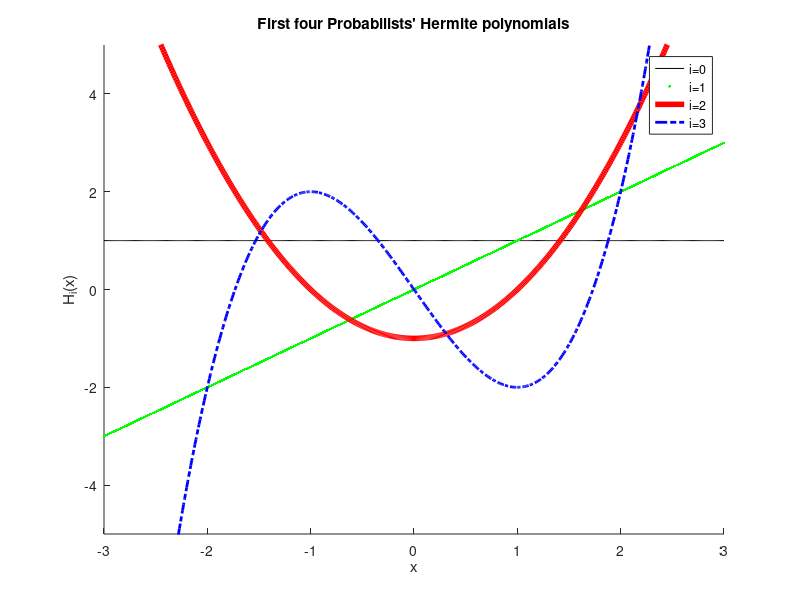
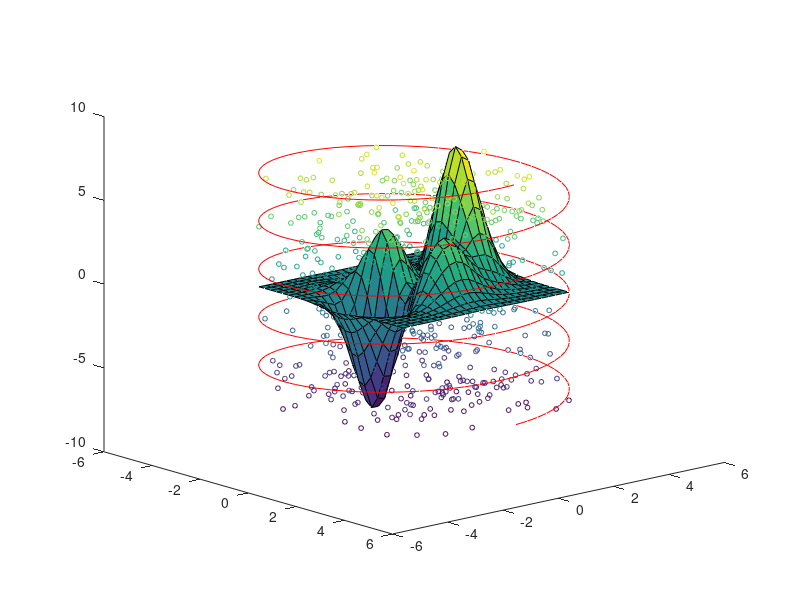

Here is the MATLAB script that generated these plots, in order: (Note: this script raises an error after producing the figures.)
%% MATLAB Tutorial for Differential Equations
% *DISCLAIMER*
% Almost everything you can do in MATLAB, you can do in Python, for free,
% with the addition of the packages NumPy, SciPy, and Matplotlib (and SymPy
% for the symbolic stuff). While MATLAB may be free to you now 
% while you're a student, it may not be once you
% graduate. MATLAB is, as its name suggests, best suited to matrix
% computations. It is not a very good general-purpose programming language,
% and many of its misfeatures are baked in by a need for backwards
% compatibility with 32 years worth of legacy scripts.
% While MATLAB is still the most commonly used language in many
% regions of academia, you may want to investigate other languages if you
% decide you want to do any programming outside of this class.
%
% The script which generates this document is uploaded at
% <http://github.com/tsbertalan/matlabTutorial>.

%% Basics
% Statements can be closed with a semicolon,
x = 3*4;
%%
% or left unclosed, in which case they will print when evaluated.
x = 3*4
%%
% Most basic operations act as you'd expect.
3 + 6 - 2 * 3 / 9
%%
% However, you may sometimes want to use elementwise operations with matrix
% arguments, particularly for multiplication and exponentiation.
% This is done by preceeding the operations with a period.
x = [1, 2, 3];
y = [4, 5, 6];
%x^y  % fails
x .^ y
%%
% Longer statements can be broken across several lines with an ellipsis
% |...|. Whitespace is not syntactic.
x = 3 * 9 + 4 ...
    /32 +(...
          5 / 3 + 6 ...
         );
         

%%
% Loops can be written with |for| or |while|. You'll probably find |for|
% more useful.
for x=1:10
    y = x*2;
end

x = 1;
while x <= 10
    y = x*2;
    x = x + 1;
end

xvalues = [1 4 12 6];
total = 0;
for x=xvalues
    total = total + x;
end

%%
% The |disp| command can be used for explicitly printing things. Or
% |fprintf| can be used for more control.
disp(total)
fprintf('%.2f', sum(xvalues));

%%
% In the MATLAB Desktop, you can get help for most commands and functions
% by placing your edit cursor in the command and pressing F1. The help for
% |fprintf| looks like this on my machine:
% 
% <<fprintfHelp.png>>
% 

%%
% Standard flow control constructs are available.
x = sqrt(2);
if x < 2
    disp('less');
elseif true == false
    disp('impossible');
else
    disp('greater');
end

%%
% You can also use |switch| statements if you think they're warranted.
option = 'abcdefg';
switch option
    case 'abcdefg'
        disp('alphabet');
    case 42
        disp('meaning of life');
end
        


%% Arrays
% Matlab arrays are always at least two-dimensional. So, "vectors" are
% always either single-row or single-column matrices. You can inspect the
% dimensions of an array with the |size| command.
nValues = 1:10;
size(nValues)

%%
% You can transpose a matrix with either an apostrophe or the |transpose|
% command.
size(nValues')
%size(transpose(nValues))  % (same thing)

%%
% You can compose arrays explicitly with commas, spaces, and semicolons.
% Commas and spaces are used to separate values within the same row, and
% semicolons are used to separate values in different rows.
A = [1 2 3; 4 5 6]
B = [7, 8, 9; 1, 2, 3]
C = [4, 6 2; 5, 8 2]  % This is pretty ugly.

%%
% Ranges of values can be generated with the |START:INCREMENT:STOP| syntax.
2:3:12
%%
% If you leave out |INCREMENT|, it defaults to one.
2:12

%%
% You can reshape arrays, possibly changing the number of dimensions.
reshape(1:12, 3, 4)
reshape(1:12, 4, 3)

%%
% Higher-dimensional arrays are also possible, if its  useful for the
% organization of your problem.
threeDeeArray = reshape(1:12, 2, 3, 2)

%%
% You can index an array explicitly.
threeDeeArray(1, 3, 2) = 42;
%%
% The |end| keyword stands for last entry.
threeDeeArray(1, end, 2)
%%
% You can also flatten multidimensional arrays back to a column-vector
% (transposed here for space).
flattened = threeDeeArray(:)'
flattened(11)
%%hold all;
% Arrays can also be indexed by slices
threeDeeArray(1, :, :)
%%
% or by an array of indices.
indices = find(threeDeeArray(1, 3, :) == 42)
threeDeeArray(1, 3, indices)

%%
% One of the major shortcomings of MATLAB is its lack of
% true lists--the closest you can come is by extending an array row-by-row or
% colum-by-column. This imposes a performance penalty, as the entire array
% is recopied every time. But it can sometimes be worth it for assembling
% small "stacks"hold all;.
x = [];
y = [];
for i=1:10
    x = [x; i];
    y = [y, i*2];
end
size(x)
size(y)
 

%%
% Multiplying two matrices the |*| operator rather than the |.*| operator
% performs matrix multiplication, so the number of columns of the first
% matrix must match the number of rows of the second.
A = [1 2; 3 4];
u = [5; 6];
b = A * u



%% Basic plotting
% It's good practice to initialize a figure with a call to |figure|. This
% command will return a handle that you can use later as in input to the
% same command to make the same figure active again.
%
% To put multiple objects on the same plot, issue a |hold on| command after
% making your figure active. This prevents new plotted objects from
% replacing the previous ones.
%
% 2D line plots can be made with the |plot| command. Like all commands in
% this tutorial, nice documentation for this command is available with F1.
% Plots can be decorated with commands like |title|, |xlabel|, |ylabel|,
% |ylim|, or |legend|. Again, the built in help browser, or just Google,
% can be very useful for finding the names and syntax for less commonly\
% used commands.

figureHandle = figure();

hold all;

x = -3:.01:3;
plot(x, ones(size(x)), 'k-');
plot(x, x, 'g.');
plot(x, x.^2 - 1, 'Color', 'red', 'LineWidth', 4);
plot(x, x.^3 - 3*x, 'b-.', 'LineWidth', 2);
ylim([-5, 5]);

title('First four Probabilists'' Hermite polynomials');
xlabel('x');
ylabel('H_i(x)');
legend('i=0', 'i=1', 'i=2', 'i=3');

%%
% You can make scatterplots with the |scatter| command.

%%
% 3D plots are possible with commands such as |scatter3|, or |surf|
figure(); hold all;
[X,Y,Z] = peaks(25);
surf(X,Y,Z);
view(49, 18);  % Set the view angle.

% We can make a 3D scatterplot fairly intuitively, though formatting
% options can get Byzantine.
Zrand = rand(numel(Z), 1);
Zrand = Zrand * (max(Z(:)) - min(Z(:)));
Zrand = Zrand - mean(Zrand);
% Arguments are (x, y, z, size, (variable for color mapping)):
scatter3(X(:), Y(:), Zrand, 12, Zrand)

% You can also plot curves in 3D, FWIW.
theta = 0:.1:10*pi;
r = sqrt(...
        max(abs(X(:)))^2 ...
        + ...
        max(abs(Y(:)))^2 ...
        );
x = r*cos(theta);
y = r*sin(theta);
z = linspace(min(Z(:)), max(Z(:)), numel(theta));
plot3(x, y, z, 'Color', 'red');



%% Functions vs scripts
% This file is a MATLAB script--a series of statments, perhaps separated
% into cells by comment lines beginning with two |%| symbols.
% Incidentally, these cells can be evaluated one-by-one with the default
% |Ctrl+Enter| keyboard shortcut, similar to the |Shift+Enter| shortcut in
% Mathematica.
%
% However, to do something a little more like real programming in Matlab,
% you'll want functions. Functions need to be defined in a separate |*.m|
% file. (Nested functions are possible, but not in scripts. It appears that
% classes can only be defined in their own files, not nested.)
%
% I made a small example file to accompany this tutorial, called
% |squareInputValue.m|. It looks something like this:
%
%   function outputValue = squareInputValue(inputValue)
%       outputValue = inputValue .^ 2;
%   end
squareInputValue(2)

%%
% If you have to do slightly larger-scale programming in MATLAB, you may be
% interested in reading about its rudimentary object-orientation (look up
% |classdef| in the help), and package management (see |import|, and Google)
% capabilities.

%%
% Functions that can operate without arguments, such as the built-in rand,
% can be called without parenthases, although I personally dislike this
% style.
x = rand();
y = rand;
z = x - y;

%%
% If your function can be performed in a single statement, like our
% squareInputValue example, you can write it as an anonymous function
f = @(x) x.^2;
f(2)
%%
% The syntax is
%
%  |IDENTIFIER = @(ARG1 [, ARG2, ARG3, etc]) (statement with the given value(s) of ARG1(...))|
%
% This is similar to Python's |lambda| keyword, where this function would be
%
%  f = lambda x: x**2

%%
% In some contexts, such as when integrating ODEs (see below) a function
% handle is desired. Unlike in Python, where both |squareInputValue| and
% |f| would be callable objects at this point, attempts to use
% |squareInputValue| as an object at this point would be interpreted as
% calls without arguments (due to the previously mentioned regrettable
% no-parenthases no-arguments optional syntax), and would result in the error
%
%  Error using squareInputValue (line 2)
%  Not enough input arguments.
%
% You can create a function handle to pass to other functions by prepending
% an @ symbol (our anonymous function |f| is already a function handle).
squaringHandle = @squareInputValue;
squaringHandle(2)


%% Numerical integration of systems of ODEs
% While you can write your own numerical integration routines, and schemes
% like forward Euler can be implemented directly in your script without
% much difficulty, MATLAB includes several built-in integrators to make
% your life easier. These are particulary useful when integrating stiff
% systems of ODEs, where error or stepsize control is required, and schemes
% such as forward Euler might fail spectacularly.
%
% _*Numerically integrate a single linear ODE.*_
%
% Lets define a simple 1D ODE. The built-in integrators expect your
% right-hand-side (RHS) function to take two arguments, the current time,
% and the current state. This allows you to have time-dependent effects,
% such as nonautomous forcing. For now, we'll just ignore the t argument.
dxdt = @(t, x) 2 - x;

%%
% Integrators vary in their required arguments, but they generally require
% a handle to a RHS function, a time range, and an initial
% condition, and return a trajectory as a sequence of points with
% corresponding times (or or however you interpret the independent
% variable). Here, we'll use a Runge-Kutta method of order 4(5),
% and plot the resulting trajectory.
timeRange = [0, 6];
initialCondition = 3.99;
[T, X] = ode45(dxdt, timeRange, initialCondition);
figure();
plot(T, X);
xlabel('t');
ylabel('x(t)');

%%
% _*Numerically integrate a pair of coupled linear ODEs and plot the phase portrait.*_
%
% We can also use a pair of linear ODEs.
%
% $$\frac{dx}{dt} = 3   (\frac{1}{2} - x) + \frac{1}{2} (-\frac{1}{4} - y)$$
%
% $$\frac{dy}{dt} = \frac{1}{3} (1/2 - x) + 6   (-\frac{1}{4} - y)$$
%
A = [3,   1/2; ...
     1/3, 6   ];
XYfixed = [1/2; -1/4];
rhs = @(t, XY) A * (XYfixed - reshape(XY, 2, 1));
%%
% Let's start with a bunch of random initial conditions.
numTrajectories = 80;
times = 0:.01:10;
trajectories = zeros(numel(times), 2, numTrajectories);
for replicate=1:numTrajectories
    initialCondition = rand(2, 1) * 2 - 1;
    [times, states] = ode45(rhs, times, initialCondition);
    trajectories(:, :, replicate) = states;
end
%%%
% Let's plot those trajectories. However, we're going to add an extra
% feature--to visualize the vector field, we'll plot a quiver of arrows
% pointing in the direction of the vector field for a grid of points in the
% X-Y plane. Note that we use the function |meshgrid| to create a repeating
% grid of rows of $x$ values and columns of $y$ values, then evaluate the
% intersections of these rows and values to get $u=dx/dt$ and $v=dy/dt$.
linearTwoDeeFig = figure(); hold on;
for replicate=1:numTrajectories
    states = trajectories(:, :, replicate);
    scatter(states(1, 1), states(1, 2), 32, 'Marker', 'o', ...
            'MarkerEdgeColor', 'black', 'MarkerFaceColor', 'black');
    scatter(states(end, 1), states(end, 2), 100, 'Marker', 'o', ...
            'MarkerEdgeColor', 'black', 'MarkerFaceColor', 'white'...
            );
    plot(states(:, 1), states(:, 2), 'k');
end
[X, Y] = meshgrid(-1:.25:1, -1:.25:1);
gridShape = size(X);
U = zeros(size(X));
V = zeros(size(X));
for i=1:gridShape(1)
    for j=1:gridShape(2)
        uv = rhs(0, [X(i,j); Y(i,j)]);
        U(i,j) = uv(1);
        V(i,j) = uv(2);
    end
end
quiver(X, Y, U, V, 'Color', 'red');
xlabel('x');
ylabel('y');
title('Trajectories move from black to white points.');

%%
% _*Numerically integrate a pair of nonlinear ODEs and plot the phase portrait.*_
%
% Let's try a nonlinear system. In particular we can use two ODEs for a Van
% der Pol oscillator, which happen to be a stiff system. Because of this
% feature, integration methods with a fixed step size are not really
% appropriate, so we'll use |ode23s|, an integrator designed for such
% systems.
%
% This integration example is taken straight from the MATLAB help files,
% although the plotting code is not.
figure();
hold on;
dydt = @(t, y) [y(2); 1000*(1-y(1)^2)*y(2)-y(1)];  % See vdp1000.m, which comes with Matlab.
numReps = 25;
initialConditions = [rand(numReps, 1)*5-2.5, ...
                     rand(numReps, 1)*3000-1500];
for i=1:numReps
    y0 = initialConditions(i, :);
    [T,Y] = ode23s(dydt,[0 3000], y0);
    plot(Y(:, 1), Y(:, 2), 'k-')
    scatter(Y(1, 1), Y(1, 2), 'ko', 'MarkerFaceColor', 'black');
end

% Let's plot the attracting limit cycle as well.
[T,Y] = ode23s(dydt,[0 3000], [2 0]);
plot(Y(:, 1), Y(:, 2), 'red', 'LineWidth', 4)

xlabel('y_1(t)');
ylabel('y_2(t)');

%%
% Of course, you can integrate dynamics of arbitrary complexity and number of
% variables--all the integrators such as |ode45| or |ode23s| require is a
% handle to right-hand-side function. This you could write in a separte
% file, and use the |@| prefix to make a function handle out of the name of
% this external function, allowing you to define many-line RHS functions.



%% Find eigenvalues and eigenvectors.
% Previously, we defined a pair of linear ODEs in terms of a coefficient
% matrix |A|.
A
%%
% As you'll learn later in the course, the eigenvalues and eigenvectors of
% this coefficient matrix actually tell us a lot about the dynamics of the
% system. We can obtain them explictly with MATLAB.
[V, D] = eig(A);
V
D = diag(D)  % MATLAB returns eigenvalues as a diagonal matrix when vectors are also requested.
%%
% Let's plot these on the previous figure, centered at what (by
% construction) we know to be the fixed point.
figure(linearTwoDeeFig);
for i=[1 2]
    v = V(:, i);
    p1 = XYfixed;
    p2 = XYfixed + v;
    plot(...
        [p1(1) p2(1)], ...
        [p1(2) p2(2)], ...
        'b', 'LineWidth', D(i));
end
ylim([-1, 1]);
%%
% The vectors point out the two directions along which motion towards the
% steady state is organized--one fast, and one slow. The thickness of the
% two lines corresponds to the corresponding eigenvalue, which tells you
% which direction is the fast one and which is the slow.
%
% (Note that the actual Jacobian of this matrix is is actually |-A|, so the
% actual eigenvalues would both be negative, indicating stability of the
% steady state.)


%% Make a 1D direction field.
% In the book, there are some informative plots, in the chapter about 1D
% dynamics, which show a direction field as a function of both time and the
% single variable. Let's create one of these for a quadratic ODE.
figure(); hold on;
rhs = @(t, x) (4 - x) * (2 - x);
title('dx/dt = (4-x) (2-x)');

xvals = -1:.5:4;
tvals = 0:1:6;

[XVALS, TVALS] = meshgrid(xvals, tvals);
U = zeros(size(XVALS));
V = zeros(size(XVALS));
for i=1:numel(xvals)
    for j=1:numel(tvals)
        t = TVALS(j, i);
        x = XVALS(j, i);
        dxdt = rhs(t, x);
        dt = 1;  % arbitrary
        dx = dxdt * dt;
        U(j,i) = dt;
        V(j,i) = dx;
    end
end
quiver(TVALS, XVALS, U, V, 'Color', 'black');
xlim([min(tvals), max(tvals)]);

% Let's add a few trajectories.
x0t0 = [3.99 0;  3 0;  2 0; 1 0; 0 0; -1 0; 0 2; 1 4; 3 4; 3 5; 0 5];
for i=1:11
    x0 = x0t0(i, 1);
    t0 = x0t0(i, 2);
    
    % Integrate forward.
    [T, X] = ode45(rhs, [t0, max(tvals)], x0);
    plot(T, X, 'k-');
    
    % Integrate backward to fill out the partial trajectories.
    if t0 > min(tvals)
        [T, X] = ode45(rhs, t0:-.01:min(tvals), x0);
        plot(T, X, 'red');
    end
end
ylim([min(xvals), max(xvals)]);
xlabel('t');
ylabel('x(t)');
%%
% For some of the reverse trajectories, we get a warning because either $x$
% is changing very slowly (near the unstable $x=4$ fixed point), or $x$ is
% changing very quickly (as it decreases without bound towards negative
% infinity).




%% Symbolic computation
% Your version of MATLAB might include support for symbolic computation.
% While Mathematica is a more common choice for doing symbolic
% computations, we'll go through an example here to introduce the
% MATLAB equivalent.
%
% using syntax which is strangely divergent from normal MATLAB code, we can
% declare an abstract function.
syms f(x)
f
x

%%
% If we had done this with the command
%
%   syms f(x)
%
% instead, the function f would have been declared, but not x.

%%
% Note that our function does not yet have an associated expression. We can
% add that with a new syntax that looks disturbingly like the illegal
% action of assigning to a function evaluation.
f(x) = x^3*sin(x)

%%
% We can differentiate this.
diff(f, x, 2)

%%
% (
% Note that, usually, the |diff| function is used for computing successive
% differences in a vector of values. Because MATLAB packages and namespaces
% are a relatively "new" feature (added in version 2008a), much of the
% MATLAB standard libraries simply dump their functions into the global
% namespace, and use complicated contextual rules to decide precedence, if
% they don't simply shadow each other.
% )
vec = [1 5 6];
diff(vec)

%% 
% Using a further unintuitive abuse of notation, we can use the Symbolic
% Math Toolbox to integrate, for example, a first-order linear ODE.
syms y(t) b
y(t) = dsolve(diff(y) == -t*y, y(0) == b)
%%
% Make a callable function out of this explicit solution, and plot it.
yt = symfun(y(t), [b, t])
figure();
tvals = 0:.1:4;
bval = 1.0;
plot(tvals, yt(bval, tvals));
title(strcat('y(t)=', char(y(t)), sprintf(',  b=%.1f', bval)));
xlabel('t');
ylabel('y');

%%
% This example is taken nearly directly from the help files; for more
% information and tutorials, open the MATLAB desktop Help Browser, and
% search for "Symbolic Computation".

%% Debugging
% It's often useful to inspect the state of a program at a particular point
% deep in a called function. To this end, you can set break points
% by clicking the |-| sign in the left margin of a line in the editor,
% to the right of the line numbers.
% 
% <<setBreakpoint.png>>
% 
%
% When you run a script which calls this code, assuming you did not call
% |clear all|, which clears both variables and breakpoints, the interpreter
% will stop when this line is reached, and indicate this state with both a
% green arrow in the margin of this code ...
% 
% <<atBreakpoint.png>>
% 
%
% ... and a |K| before your interactive prompt in the Command Window.
% 
% <<commandWindowDebugging.png>>
% 
%
% At this point, you can |disp| out or modify variables and expressions. 
% In newer versions of MATLAB, the "EDITOR" tab will contain buttons for
% continuing to the next breakpoint, stepping to the next line of code,
% stepping into the function about to be called, etc.
% 
% <<debugButtons.png>>
% 
%
% To quit debug mode, either press the continue button (or keyboard
% shortcut) (and possibly also clear your breakpoints), press the "Quit
% Debugging" button, or enter the command |dbquit| in thie Command Window.
